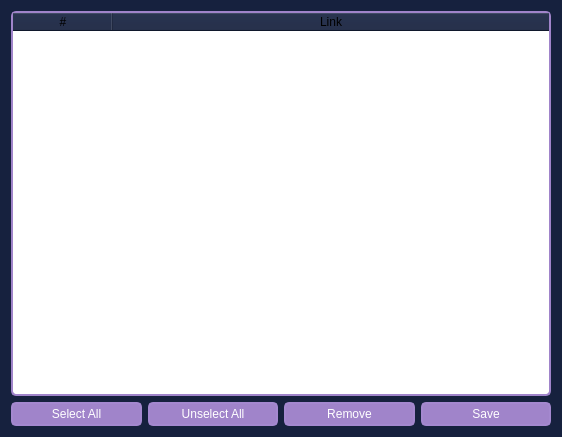
<?xml version="1.0" encoding="UTF-8"?>
<ui version="4.0">
 <class>rempve_users</class>
 <widget class="QDialog" name="rempve_users">
  <property name="geometry">
   <rect>
    <x>0</x>
    <y>0</y>
    <width>562</width>
    <height>437</height>
   </rect>
  </property>
  <property name="windowTitle">
   <string>Remove Users</string>
  </property>
  <property name="windowIcon">
   <iconset>
    <normaloff>images/facebook (3).png</normaloff>images/facebook (3).png</iconset>
  </property>
  <property name="styleSheet">
   <string notr="true">background:rgb(22, 33, 62)</string>
  </property>
  <layout class="QVBoxLayout" name="verticalLayout">
   <item>
    <widget class="QTableWidget" name="user_table_tbl">
     <property name="styleSheet">
      <string notr="true">QTableWidget{
background:rgb(255, 255, 255);
border: 2px solid rgb(160, 132, 202);
border-radius:5px;
}</string>
     </property>
     <property name="editTriggers">
      <set>QAbstractItemView::AllEditTriggers</set>
     </property>
     <property name="alternatingRowColors">
      <bool>true</bool>
     </property>
     <property name="selectionMode">
      <enum>QAbstractItemView::NoSelection</enum>
     </property>
     <property name="selectionBehavior">
      <enum>QAbstractItemView::SelectRows</enum>
     </property>
     <property name="columnCount">
      <number>2</number>
     </property>
     <attribute name="horizontalHeaderCascadingSectionResizes">
      <bool>true</bool>
     </attribute>
     <attribute name="horizontalHeaderShowSortIndicator" stdset="0">
      <bool>true</bool>
     </attribute>
     <attribute name="horizontalHeaderStretchLastSection">
      <bool>true</bool>
     </attribute>
     <attribute name="verticalHeaderCascadingSectionResizes">
      <bool>true</bool>
     </attribute>
     <attribute name="verticalHeaderShowSortIndicator" stdset="0">
      <bool>true</bool>
     </attribute>
     <attribute name="verticalHeaderStretchLastSection">
      <bool>true</bool>
     </attribute>
     <column>
      <property name="text">
       <string>#</string>
      </property>
     </column>
     <column>
      <property name="text">
       <string>Link</string>
      </property>
     </column>
    </widget>
   </item>
   <item>
    <widget class="QWidget" name="widget" native="true">
     <layout class="QHBoxLayout" name="horizontalLayout">
      <property name="leftMargin">
       <number>0</number>
      </property>
      <property name="topMargin">
       <number>0</number>
      </property>
      <property name="rightMargin">
       <number>0</number>
      </property>
      <property name="bottomMargin">
       <number>0</number>
      </property>
      <item>
       <widget class="QPushButton" name="select_all_btn">
        <property name="cursor">
         <cursorShape>PointingHandCursor</cursorShape>
        </property>
        <property name="styleSheet">
         <string notr="true">QPushButton { 
	background:rgb(160, 132, 202); 
	color:white;
	border: 2px solid rgb(164, 136, 207);
  	border-radius: 5px;
	height:20px;
	width:50px;
 }
QPushButton:hover { 
	background:rgb(164, 136, 207);
border: 2px solid rgb(160, 132, 202);
  	border-radius: 5px;
}</string>
        </property>
        <property name="text">
         <string>Select All</string>
        </property>
        <property name="icon">
         <iconset>
          <normaloff>images/selection.png</normaloff>images/selection.png</iconset>
        </property>
       </widget>
      </item>
      <item>
       <widget class="QPushButton" name="unselect_all_btn">
        <property name="cursor">
         <cursorShape>PointingHandCursor</cursorShape>
        </property>
        <property name="styleSheet">
         <string notr="true">QPushButton { 
	background:rgb(160, 132, 202); 
	color:white;
	border: 2px solid rgb(164, 136, 207);
  	border-radius: 5px;
	height:20px;
	width:50px;
 }
QPushButton:hover { 
	background:rgb(164, 136, 207);
border: 2px solid rgb(160, 132, 202);
  	border-radius: 5px;
}</string>
        </property>
        <property name="text">
         <string>Unselect All</string>
        </property>
        <property name="icon">
         <iconset>
          <normaloff>images/eliminate.png</normaloff>images/eliminate.png</iconset>
        </property>
       </widget>
      </item>
      <item>
       <widget class="QPushButton" name="import_btn">
        <property name="cursor">
         <cursorShape>PointingHandCursor</cursorShape>
        </property>
        <property name="styleSheet">
         <string notr="true">QPushButton { 
	background:rgb(160, 132, 202); 
	color:white;
	border: 2px solid rgb(164, 136, 207);
  	border-radius: 5px;
	height:20px;
	width:50px;
 }
QPushButton:hover { 
	background:rgb(164, 136, 207);
border: 2px solid rgb(160, 132, 202);
  	border-radius: 5px;
}</string>
        </property>
        <property name="text">
         <string>Remove</string>
        </property>
        <property name="icon">
         <iconset>
          <normaloff>images/remove-user.png</normaloff>images/remove-user.png</iconset>
        </property>
       </widget>
      </item>
      <item>
       <widget class="QPushButton" name="save_btn">
        <property name="cursor">
         <cursorShape>PointingHandCursor</cursorShape>
        </property>
        <property name="styleSheet">
         <string notr="true">QPushButton { 
	background:rgb(160, 132, 202); 
	color:white;
	border: 2px solid rgb(164, 136, 207);
  	border-radius: 5px;
	height:20px;
	width:50px;
 }
QPushButton:hover { 
	background:rgb(164, 136, 207);
border: 2px solid rgb(160, 132, 202);
  	border-radius: 5px;
}</string>
        </property>
        <property name="text">
         <string>Save</string>
        </property>
        <property name="icon">
         <iconset>
          <normaloff>images/diskette.png</normaloff>images/diskette.png</iconset>
        </property>
       </widget>
      </item>
     </layout>
    </widget>
   </item>
  </layout>
 </widget>
 <resources/>
 <connections/>
</ui>
